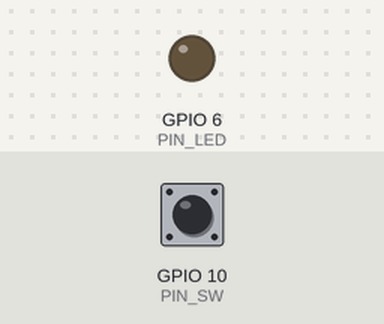
A sketch run on a simulated ESP32-C3. Parts: output pins drawn as LEDs (lit = HIGH). The test bench sets the inputs (shaded band); at power-on: GPIO 10 (PIN_SW) HIGH. WiFi joins after 1.5 s; servers stay silent unless stated; what the sketch prints to the serial monitor is not drawn. At 1.7 s the program puts the board to deep sleep or switches it off; the recording ends there.

Above: at 0.1 s.
At 1.0 s:
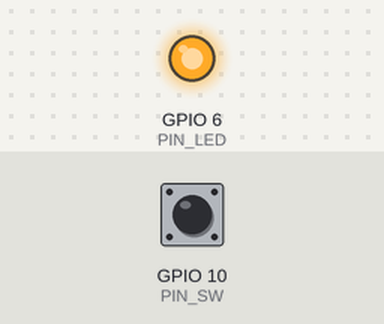
Timing chart, 0 to 1.7 s (numbered marks = the images above):
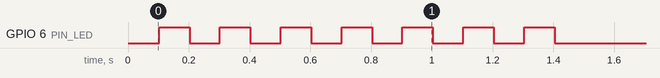

The sketch:

example08_sw_off.ino
```cpp
// (licence header left out)
#include <WiFi.h>                           // ESP32用WiFiライブラリ
#include <WiFiUdp.h>                        // UDP通信を行うライブラリ
#define PIN_SW 10                           // IO 10(10番ピン) にスイッチを接続
#define PIN_LED 6                           // IO 6(5番ピン)にLEDを接続する
#define SSID "1234ABCD"                     // 無線LANアクセスポイントのSSID
#define PASS "password"                     // パスワード
#define SENDTO "192.168.X.X"                // 送信先のIPアドレス
#define PORT 1024                           // 送信のポート番号
#define SLEEP_P 590*1000000ul               // スリープ時間 590秒(約10分)
#define DEVICE "rd_sw_1,"                   // デバイス名(5文字+"_"+番号+",")

void sleep();

RTC_DATA_ATTR boolean mem = 0;              // reed値のバックアップ保存用
IPAddress IP;                               // ブロードキャストIPアドレス
int reed;                                   // リードスイッチの状態用

void setup(){                               // 起動時に一度だけ実行する関数
    pinMode(PIN_SW,INPUT_PULLUP);           // スイッチを接続したポートを入力に
    Serial.begin(115200);                   // 動作確認のためのシリアル出力開始
    Serial.println("Example 08 REED SW");   // 「Example 08」をシリアル出力表示
    reed=digitalRead(PIN_SW);               // スイッチの状態を取得
/*
    Serial.print(mem);                      // メモリ内の状態を出力表示
    Serial.print(", ");                     // 「,」カンマと「␣」を出力表示
    Serial.println(reed);                   // 起動直後のスイッチ状態を出力表示
*/

    if(reed == mem) sleep();                // センサに変化が無かった場合は終了
    mem = reed;                             // RTCメモリへ保存
    if(reed == 0) sleep();                  // High -> Low時は終了
    pinMode(PIN_LED,OUTPUT);                // LEDを接続したポートを出力に
    WiFi.mode(WIFI_STA);                    // 無線LANをSTAモードに設定
    WiFi.begin(SSID,PASS);                  // 無線LANアクセスポイントへ接続
    int waiting=0;                          // アクセスポイント接続待ち用
    while(WiFi.status() != WL_CONNECTED){   // 接続に成功するまで待つ
        delay(100);                         // 待ち時間処理
        waiting++;                          // 待ち時間カウンタを1加算する
        digitalWrite(PIN_LED,waiting%2);    // LED(EN信号)の点滅
        if(waiting%10==0)Serial.print('.'); // 進捗表示
        if(waiting > 300) sleep();          // 300回(30秒)を過ぎたらスリープ
    }
    IP = WiFi.localIP();                    // IPアドレスを取得
    Serial.println(IP);                     // 本機のIPアドレスをシリアル出力
    IP[3] = 255;                            // ブロードキャストアドレスに
    Serial.print(reed);                     // 起動直後のスイッチ状態を出力表示
    Serial.print(", ");                     // 「,」カンマと「␣」を出力表示
}

void loop(){
    WiFiUDP udp;                            // UDP通信用のインスタンスを定義

    if(!String(SENDTO).compareTo("192.168.X.X")){ // 初期状態の時
        udp.beginPacket(IP, PORT);          // UDP送信先をブロードキャストに設定
    }else{
        udp.beginPacket(SENDTO, PORT);      // UDP送信先を定義済SENDTOに設定
    }
    udp.print(DEVICE);                      // デバイス名を送信
    udp.print(reed);                        // 起動直後のスイッチ状態を送信
    udp.print(", ");                        // 「,」カンマと「␣」を送信
    reed=digitalRead(PIN_SW);               // スイッチの状態を取得
    udp.println(reed);                      // 現在のスイッチの状態を送信
    Serial.println(reed);                   // シリアル出力表示
    udp.endPacket();                        // UDP送信の終了(実際に送信する)
    sleep();
}

void sleep(){
    Serial.println("Sleep");                // シリアル出力表示
    digitalWrite(PIN_LED,LOW);              // LEDの消灯
    pinMode(PIN_SW,INPUT);                  // スイッチを接続したポートを入力に
    delay(200);                             // 送信待ち時間
    esp_deep_sleep(SLEEP_P);                // Deep Sleepモードへ移行
    while(1){                               // 繰り返し処理
        delay(100);                         // 100msの待ち時間処理
    }                                       // 繰り返し中にスリープへ移行
}
```
